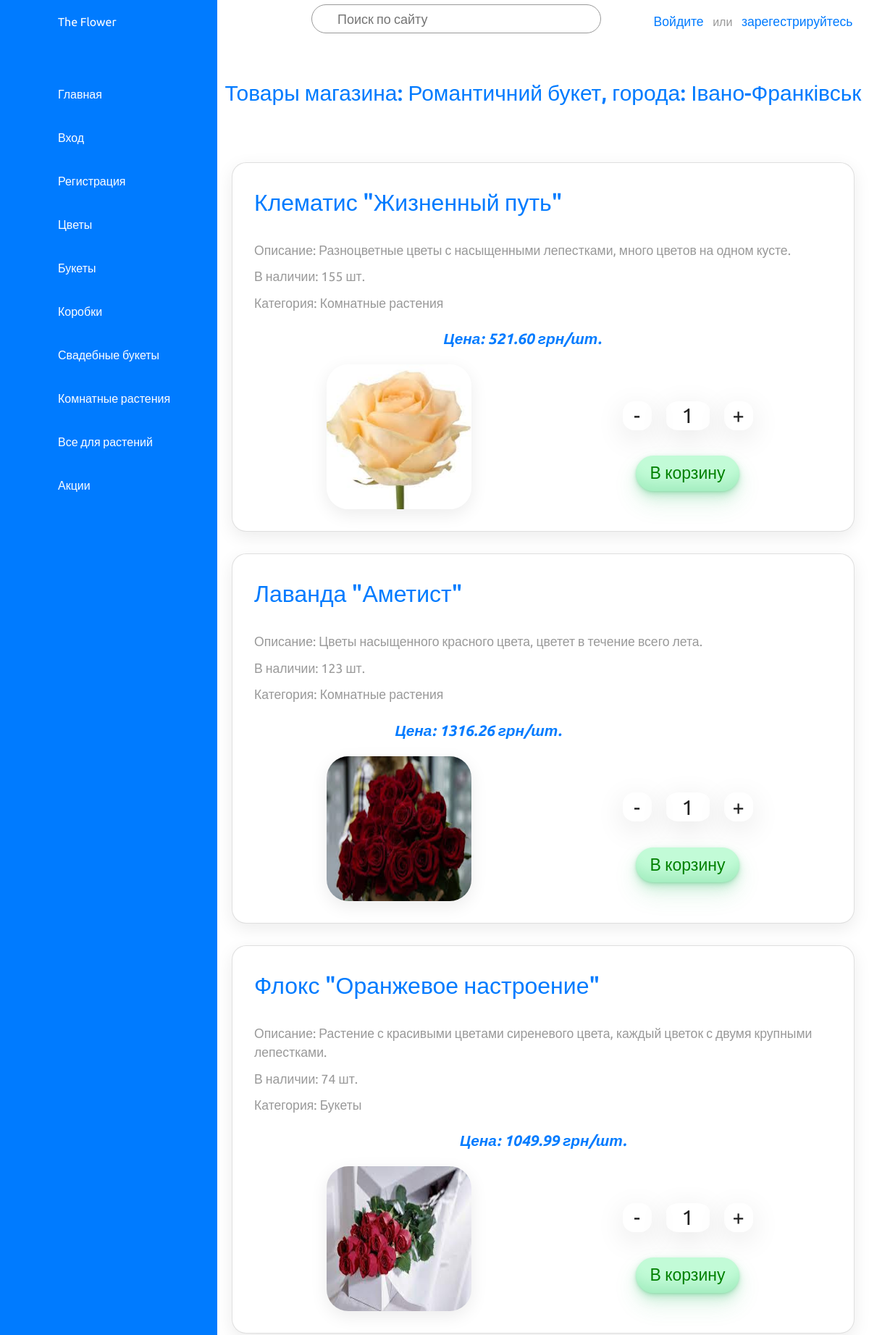
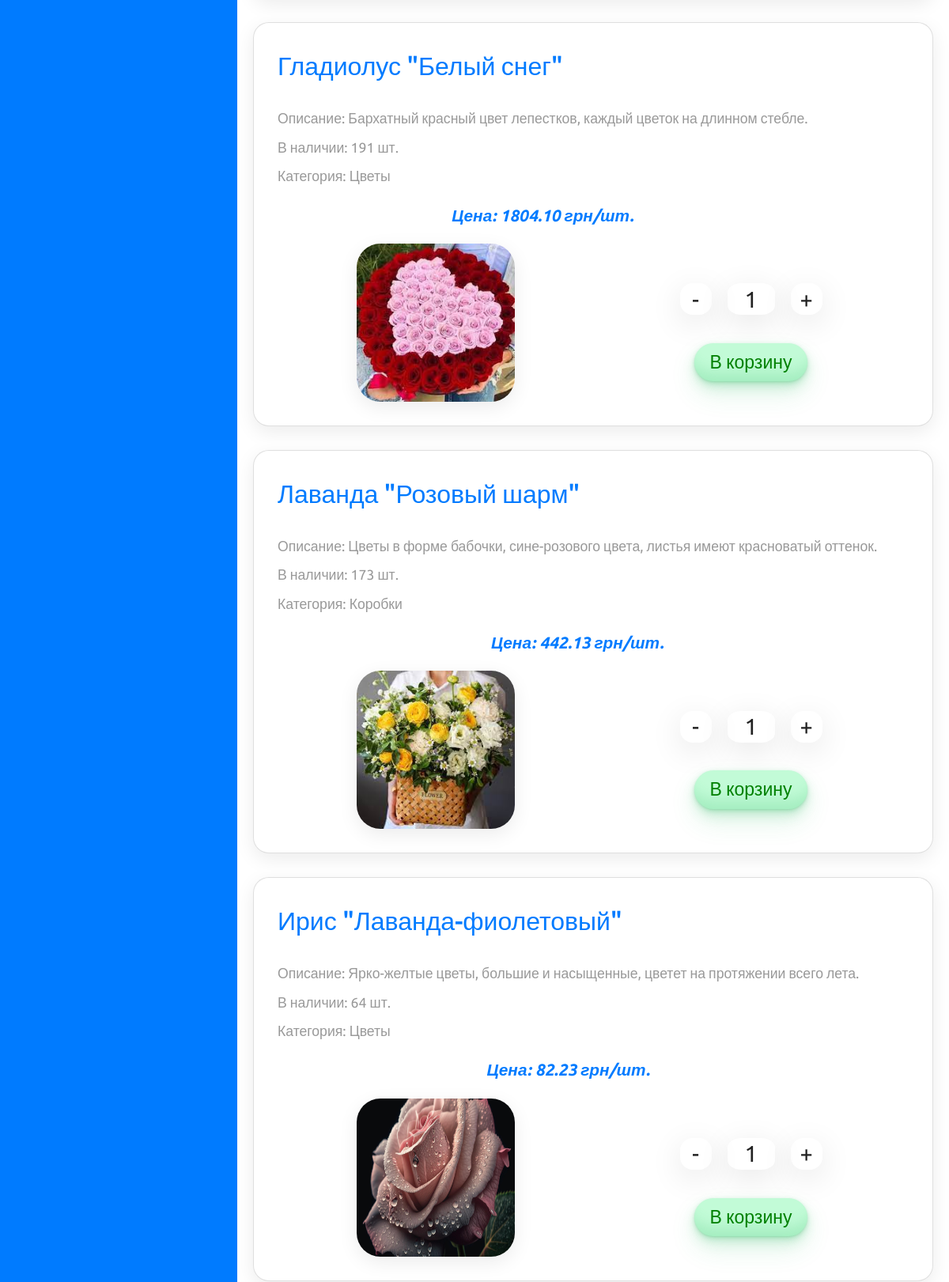
/category/22 (upper part), run on the app's committed database (2 pictures, top to bottom).
### products/models.py (models this page shows, shortened)
class Category(models.Model):
    category = models.CharField(max_length=200)
    image = models.ImageField(upload_to='categories', blank=True, null=True)
    icon = models.CharField(max_length=50)
    def __str__(self):
        return self.category
    class Meta:
        verbose_name = "category"
        verbose_name_plural = "categories"

class Product(models.Model):
    title = models.CharField(max_length=200)
    description = models.TextField(blank=True, null=True)
    amount = models.PositiveIntegerField()
    price = models.DecimalField(max_digits=10, decimal_places=2)
    image = models.ImageField(upload_to='products', blank=True, null=True)
    shop_id = models.ForeignKey('shops.Shop', on_delete=models.CASCADE)
    category_id = models.ForeignKey(Category, on_delete=models.CASCADE)
    class Meta:
        verbose_name = "product"
        verbose_name_plural = "products"

### shops/models.py (models this page shows)
class Shop(models.Model):
    name = models.CharField(max_length=200)
    city = models.CharField(max_length=200)
    district = models.CharField(max_length=200)
    country = models.CharField(max_length=200)
    address = models.TextField(blank=True, null=True)
    phone = models.CharField(max_length=20)
    email = models.EmailField()
    social = models.JSONField(default=social_default_value)
    image = models.ImageField(upload_to='shops', blank=True, null=True)
    slug = models.SlugField(default='', null=False)
    def __str__(self):
        return self.name
    class Meta:
        verbose_name = "shop"
        verbose_name_plural = "shops"
        ordering = ('city',)

### products/views.py (the view)
# urls.py: path("<int:shop_id>", views.product, name="product"),
def product(request,shop_id):
    cat = Category.objects.all()
    prod = Product.objects.filter(shop_id=shop_id)
    return render(request, "products/products.html", {'products': prod, 'categories': cat, 'shop_id': shop_id})

### products/templates/products/products.html (shortened to what this page needs)
{% extends "shops/base.html" %}
{% load static %}
{% block extra_head %}
  <link rel="stylesheet" href='{%static "css/product.css" %}' />
{% endblock %}
{% block navigation %}
  {% for category in categories %}
  <li class="nonauth">
    <a href="{% url 'prodcategory' category_id=category.pk  shop_id=shop_id %} ">
      <span class="icon"><ion-icon name={{category.icon}}></ion-icon></span>
      <span class="title">{{category.category}}</span>
    </a>
  </li>
  {% endfor %}
{% endblock %}
{% block content %}
<div class="titleContent">
  <h3>Товары магазина:
      {% if products.first.shop_id %}
        {{products.first.shop_id}},  города: {{products.first.shop_id.city}}
      {% else %}
        Нет товаров данной категории :(
      {% endif %}</h3>
</div>
<div class="cardBox">
    {% for product in products%}
    <div class="card">
        <a href="{% url 'details' pk=product.pk  shop_id=shop_id%}"></a>
        <div class="innerCard">
            <div class="title">{{ product.title }}</div>
            <div class="cardName">Описание: {{ product.description|truncatechars:100 }}</div>
            <div class="cardName">В наличии: {{ product.amount }} шт.</div>
            <div class="cardName">Категория: {{ product.category_id }}</div>
            <div class="cardName price">Цена: {{ product.price }} грн/шт.</div>
        </div>
        <div class="imageBox">
            <img src="{{product.image.url}}" alt="">
        </div>
        <div class="buttonCart">
            <div class="count">
              <div class="minus">-</div>
              <div class="number" data-amount="{{product.amount}}">1</div>
              <div class="plus">+</div>
            </div>
            <button type="submit">В корзину</button>
        </div>
    </div>
    {% endfor %}
</div>
{% endblock %}

### shops/static/css/base.css (style rules this page uses)
* { margin: 0; padding: 0; box-sizing: border-box; font-family: 'Ubuntu', sans-serif; }
:root { --blue: #287bff; --white: #fff; --grey: #f5f5f5; --black1: #222; --black2: #999; --blue1: #84b2fa; --green: #47eb0c; }
body { min-height: 100vh; overflow-x: hidden; }
a { text-decoration: none; }
.navigation ul li { position: relative; width: 100%; list-style: none; border-top-left-radius: 30px; border-bottom-left-radius: 30px; }
.navigation ul li a { position: relative; display: block; width: 100%; display: flex; text-decoration: none; color: var(--white); }
.navigation ul li a .icon { position: relative; display: block; min-width: 60px; height: 60px; line-height: 70px; text-align: center; }
.navigation ul li a .title { position: relative; display: block; padding: 0 10px; height: 60px; line-height: 60px; text-align: start; white-space: nowrap; }

### products/static/css/product.css (style rules this page uses)
.titleContent { text-align: center; color: var(--blue); font-size: 20px; }
.titleContent h3 { padding-top: 50px; padding-bottom: 50px; font-size: 1.5em; }
.cardBox { position: relative; width: 100%; padding: 20px; display: grid; grid-template-columns: repeat(3, 1fr); grid-gap: 30px; caret-color: transparent; }
.cardBox .card { position: relative; background: var(--white); padding: 30px; border-radius: 20px; display: flex; height: 100%; justify-content: space-between; cursor: pointer; box-shadow: 0 7px 25px rgba(0, 0, 0, 0.08); flex-wrap: wrap; flex-direction: row; }
.cardBox .card a { position: absolute; width: 100%; height: 45%; top: 0; left: 0; z-index: 1; }
.cardBox .card .title { position: relative; font-weight: 500; font-size: 2em; color: var(--blue); margin-bottom: 30px; }
.cardBox .card .cardName { color: var(--black2); font-size: 1.1em; margin-top: 10px; }
.cardBox .card .price { color: var(--blue); font-size: 1.3em; font-style: italic; font-weight: bold; display: flex; justify-content: center; margin: 20px; }
.cardBox .card .imageBox { position: relative; display:flex; align-items: center; width:50%; justify-content: center; }
.cardBox .card .imageBox img { height: 200px; width: 200px; border-radius: 15%; box-shadow: 0 7px 25px rgba(0, 0, 0, 0.08); }
.cardBox .card .count { color: var(--black1); font-size: 1.8em; margin-top: 15px; display:flex; justify-content:center; }
.cardBox .card .count .minus, .cardBox .card .count .number, .cardBox .card .count .plus { display:flex; width:40px; height:40px; border-radius: 40%; justify-content: center; align-items: center; margin: 10px; box-shadow: 0 10px 40px rgba(0, 0, 0, 0.1); }
.cardBox .card .count .number { width:60px; border-radius: 30%; }
.cardBox .card .buttonCart { position: relative; display:flex; align-items: center; width:50%; flex-direction: column; justify-content: center; justify-content: space-evenly; }
.cardBox .card .buttonCart button { background-color: #c2fbd7; border-radius: 100px; box-shadow: rgba(44, 187, 99, .2) 0 -25px 18px -14px inset,rgba(44, 187, 99, .15) 0 1px 2px,rgba(44, 187, 99, .15) 0 2px 4px,rgba(44, 187, 99, .15) 0 4px 8px,rgba(44, 187, 99, .15) 0 8px 16px,rgba(44, 187, 99, .15) 0 16px 32px; color: green; cursor: pointer; display: inline-block; padding: 7px 20px; text-align: center; text-decoration: none; transition: all 250ms; border: 0; font-size: 23px; user-select: none; -webkit-user-select: none; touch-action: manipulation; }
@media (max-width:1701px) { .cardBox { grid-template-columns: repeat(2, 1fr); } }
@media (max-width:1201px) { .cardBox { grid-template-columns: repeat(1, 1fr); } }

### data on the page
Category: category "Цветы"
Category: category "Букеты"
Category: category "Коробки"
Category: category "Свадебные букеты"
Category: category "Комнатные растения"
Category: category "Все для растений"
Category: category "Акции"
Product: first.shop_id "Романтичний букет", first.shop_id.city "Івано-Франківськ", title "Клематис \"Жизненный путь\"", description "Разноцветные цветы с насыщенными лепестками, много цветов на одном кусте.", amount "155", category_id "Комнатные растения", price "521.60", image (picture)
Product: title "Лаванда \"Аметист\"", description "Цветы насыщенного красного цвета, цветет в течение всего лета.", amount "123", category_id "Комнатные растения", price "1316.26", image (picture)
Product: title "Флокс \"Оранжевое настроение\"", description "Растение с красивыми цветами сиреневого цвета, каждый цветок с двумя крупными лепестками.", amount "74", category_id "Букеты", price "1049.99", image (picture)
Product: title "Гладиолус \"Белый снег\"", description "Бархатный красный цвет лепестков, каждый цветок на длинном стебле.", amount "191", category_id "Цветы", price "1804.10", image (picture)
Product: title "Лаванда \"Розовый шарм\"", description "Цветы в форме бабочки, сине-розового цвета, листья имеют красноватый оттенок.", amount "173", category_id "Коробки", price "442.13", image (picture)
Product: title "Ирис \"Лаванда-фиолетовый\"", description "Ярко-желтые цветы, большие и насыщенные, цветет на протяжении всего лета.", amount "64", category_id "Цветы", price "82.23", image (picture)
